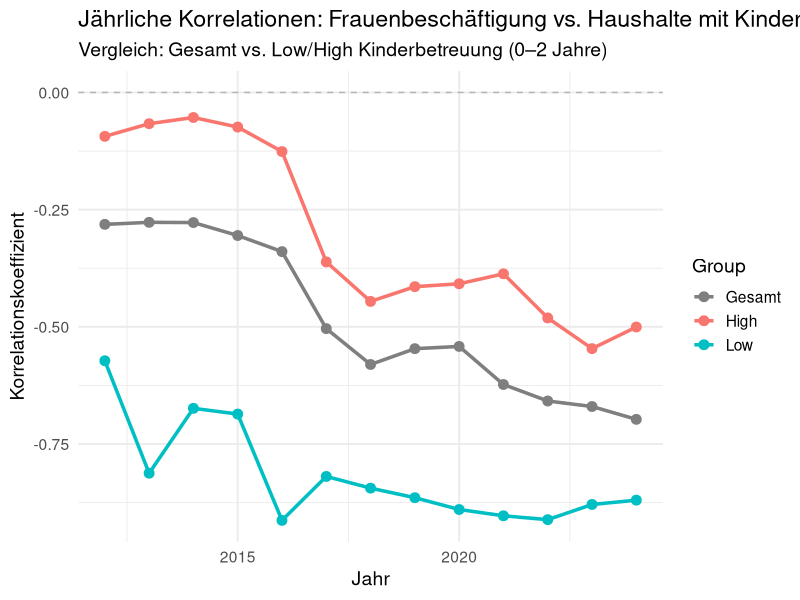

The R source for this figure:
library(tidyverse)
library(readxl)
library(dplyr)
library(ggplot2)

#============ ARBEITSMARKT =============
ar_sheet <- read_excel("data/raw/export_ar.xlsx", sheet = "ARBEITSMARKT")

df_emp <- ar_sheet %>%
  filter(
    Indikator == "Sozialversicherungspflichtig Beschäftigte - Anteil",
    Ausprägung == "weiblich"
  ) %>%
  mutate(
    Jahr = as.numeric(Jahr),
    emp_female_pct = 100 * `Basiswert 1` / `Basiswert 2`
  ) %>%
  select(Jahr, Raumbezug, emp_female_pct)

#============ BEVÖLKERUNG Haushalte mit Kindern =============
be_sheet <- read_excel("data/raw/export_be.xlsx", sheet = "BEVÖLKERUNG")

df_households <- be_sheet %>%
  filter(
    Indikator == "Haushalte mit Kindern",
    Ausprägung == "insgesamt"
  ) %>%
  mutate(
    Jahr = as.numeric(Jahr),
    households_pct = 100 * `Basiswert 1` / `Basiswert 2`
  ) %>%
  select(Jahr, Raumbezug, households_pct)

# ——————————————————Kinderbetreuung————————————————————————————————
ki <- read_excel("data/raw/export_ki.xlsx", sheet = "KINDERBETREUUNG")

ki_0bis2 <- ki %>% 
  filter(
    Indikator == "Altersgruppen",
    Ausprägung == "bis 2 Jahre"
  ) %>% 
  select(Jahr, Raumbezug, `Basiswert 1`) %>%
  rename(kinder_betreut = `Basiswert 1`)

be_0bis2 <- be_sheet %>% 
  filter(
    Indikator == "Altersgruppen",
    Ausprägung == "bis 2 Jahre"
  ) %>% 
  select(Jahr, Raumbezug, `Basiswert 1`) %>%
  rename(kinder_total = `Basiswert 1`)

df_betreut <- left_join(
  be_0bis2, ki_0bis2,
  by = c("Jahr", "Raumbezug")
) %>%
  mutate(
    anteil_betreut = 100 * kinder_betreut / kinder_total
  ) %>%
  select(Jahr, Raumbezug, anteil_betreut)

# Join together
df_all <- df_emp %>%
  inner_join(df_households, by = c("Jahr", "Raumbezug")) %>%
  inner_join(df_betreut,    by = c("Jahr", "Raumbezug"))

# Yearly correlation
years <- sort(unique(df_all$Jahr))

corr_df <- map_df(years, function(y) {
  
  df_y <- df_all %>% filter(Jahr == y)
  
  qu <- quantile(df_y$anteil_betreut, probs = c(0, 1/3, 2/3, 1), na.rm = TRUE)
  
  df_y <- df_y %>%
    mutate(
      betreuung_group = cut(
        anteil_betreut,
        breaks = qu,
        labels = c("Low", "Mid", "High"),
        include.lowest = TRUE
      )
    )
  
  tibble(
    Jahr = y,
    Gesamt = cor(df_y$emp_female_pct, df_y$households_pct,
                 use="complete.obs"),
    Low    = cor(df_y %>% filter(betreuung_group=="Low")  %>% pull(emp_female_pct),
                 df_y %>% filter(betreuung_group=="Low")  %>% pull(households_pct),
                 use="complete.obs"),
    High   = cor(df_y %>% filter(betreuung_group=="High") %>% pull(emp_female_pct),
                 df_y %>% filter(betreuung_group=="High") %>% pull(households_pct),
                 use="complete.obs")
  )
})

corr_long <- corr_df %>%
  pivot_longer(cols = c("Gesamt", "Low", "High"),
               names_to = "Group",
               values_to = "Correlation")

# Plot
ggplot(corr_long, aes(x = Jahr, y = Correlation, color = Group)) +
  geom_hline(yintercept = 0, linetype = "dashed", color = "grey70") +
  geom_line(linewidth = 1.2) +
  geom_point(size = 3) +
  scale_color_manual(values = c(
    "Gesamt" = "grey50",
    "Low"    = "#00bfc4",   
    "High"   = "#f8766d"    
  )) +
  theme_minimal(base_size = 14) +
  labs(
    title = "Jährliche Korrelationen: Frauenbeschäftigung vs. Haushalte mit Kindern",
    subtitle = "Vergleich: Gesamt vs. Low/High Kinderbetreuung (0–2 Jahre)",
    x = "Jahr",
    y = "Korrelationskoeffizient"
  )
